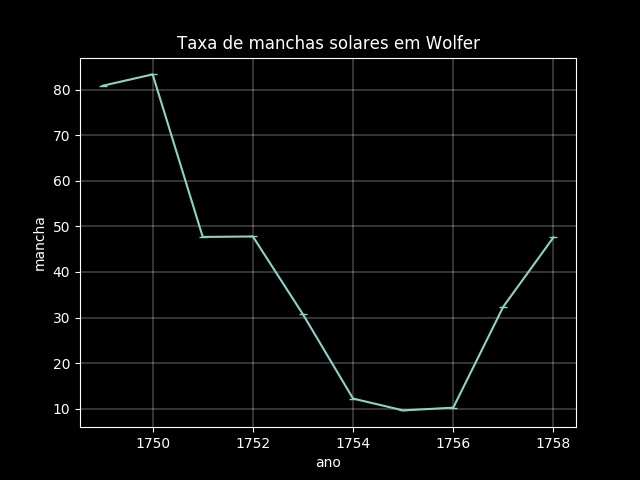

Write Python code to recreate this figure.
import pandas as pd
import matplotlib.pyplot as plt

sxt = pd.read_csv("manchas.csv")
sxt = sxt.head(10)
plt.style.use('dark_background')

x = sxt.Ano
y = sxt.manchas


plt.plot(x,y, marker = '_')
plt.title('Taxa de manchas solares em Wolfer')
plt.xlabel('ano')
plt.ylabel('mancha')
plt.grid(True, linewidth=0.3)
#plt.show()#
plt.savefig("10primeiros.jpg")
